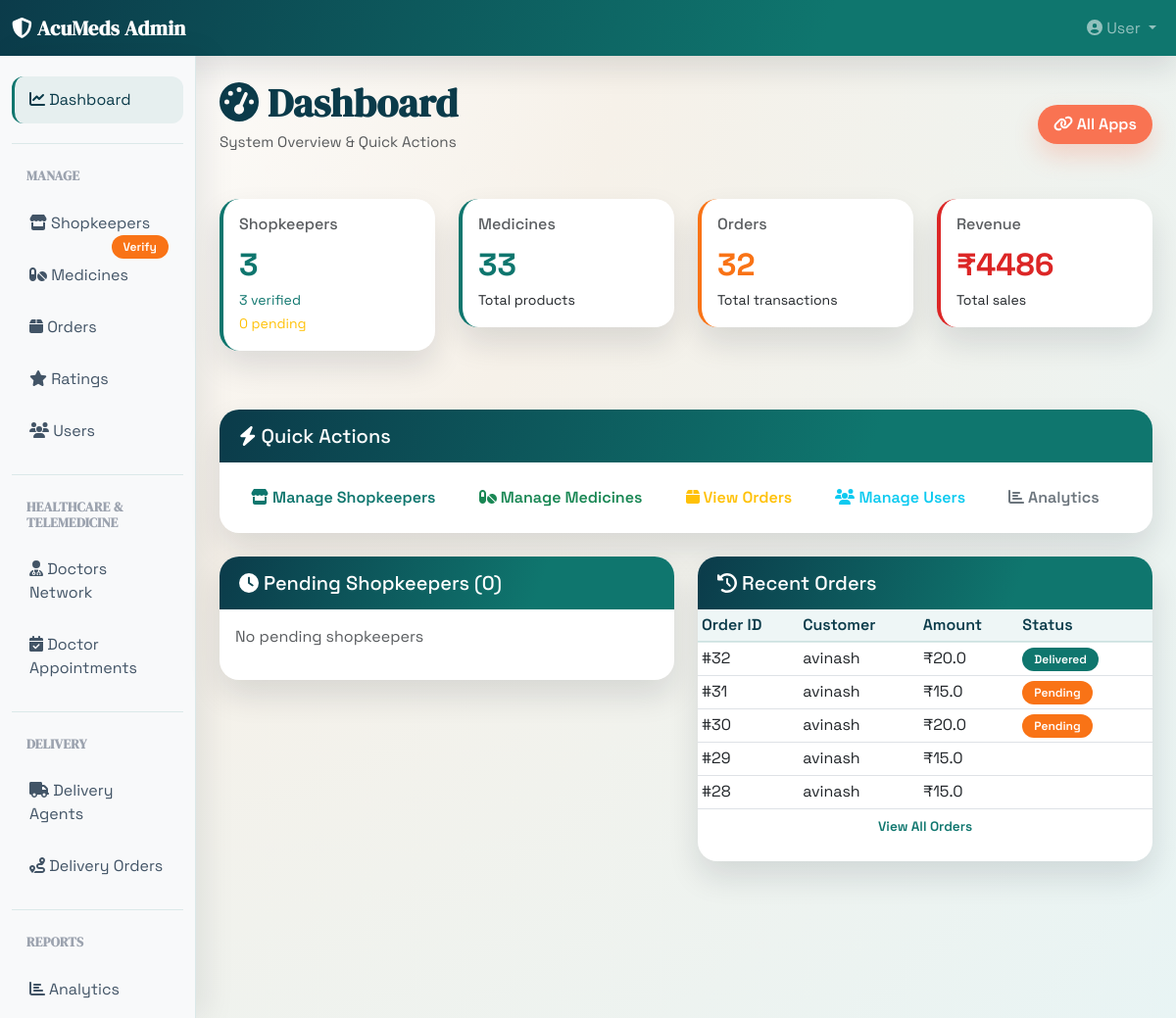
Screenshot of / (signed in) with the database file from the repository.
### app/models.py (models this page shows, shortened)
class Order(db.Model):
    __tablename__ = 'orders'
    id = db.Column(db.Integer, primary_key=True)
    user_id = db.Column(db.Integer, db.ForeignKey('users.id'), nullable=False)
    order_date = db.Column(db.DateTime, default=datetime.utcnow)
    total_amount = db.Column(db.Float, nullable=False)
    status = db.Column(db.String(50), default='Pending')  # Pending, Confirmed, Processing, Ready, Delivered
    estimated_delivery_date = db.Column(db.Date)
    shopkeeper_id = db.Column(db.Integer, db.ForeignKey('shopkeepers.id'), nullable=True)
    assigned_date = db.Column(db.DateTime)
    delivery_date = db.Column(db.DateTime)
    delivery_address = db.Column(db.Text)
    delivery_notes = db.Column(db.Text)
    delivery_proof = db.Column(db.String(255))
    payment_method = db.Column(db.String(80))
    payment_status = db.Column(db.String(50), default='Pending')
    payment_reference = db.Column(db.String(120))
    refund_request_status = db.Column(db.String(50), default='None')
    refund_request_amount = db.Column(db.Float)
    refund_request_reason = db.Column(db.Text)
    refund_requested_at = db.Column(db.DateTime)
    refund_requested_by = db.Column(db.String(120))
    refund_status = db.Column(db.String(50), default='Not Refunded')
    refund_amount = db.Column(db.Float)
    refund_reason = db.Column(db.Text)
    refund_processed_at = db.Column(db.DateTime)
    refund_processed_by = db.Column(db.String(120))
    created_at = db.Column(db.DateTime, default=datetime.utcnow)
    updated_at = db.Column(db.DateTime, default=datetime.utcnow, onupdate=datetime.utcnow)
    order_items = db.relationship('OrderItem', backref='order', lazy=True, cascade='all, delete-orphan')
    shopkeeper = db.relationship('Shopkeeper', backref='assigned_orders')
    delivery = db.relationship('Delivery', backref='order', uselist=False, cascade='all, delete-orphan')

class User(UserMixin, db.Model):
    __tablename__ = 'users'
    id = db.Column(db.Integer, primary_key=True)
    username = db.Column(db.String(80), unique=True, nullable=False)
    email = db.Column(db.String(120), unique=True, nullable=False)
    password_hash = db.Column(db.String(255), nullable=False)
    full_name = db.Column(db.String(120))
    phone = db.Column(db.String(20))
    address = db.Column(db.Text)
    city = db.Column(db.String(80))  # Location/city of user
    age = db.Column(db.Integer)
    gender = db.Column(db.String(20))
    role = db.Column(db.String(20), default='customer')
    created_at = db.Column(db.DateTime, default=datetime.utcnow)
    is_admin = db.Column(db.Boolean, default=False)
    is_active = db.Column(db.Boolean, default=True)
    orders = db.relationship('Order', backref='user', lazy=True, cascade='all, delete-orphan')
    cart_items = db.relationship('CartItem', backref='user', lazy=True, cascade='all, delete-orphan')
    prescriptions = db.relationship('Prescription', backref='user', lazy=True, cascade='all, delete-orphan')
    recommendations = db.relationship('Recommendation', backref='user', lazy=True, cascade='all, delete-orphan')
    shopkeeper = db.relationship('Shopkeeper', backref='user', uselist=False, cascade='all, delete-orphan')
    delivery_agent = db.relationship('DeliveryAgent', backref='user', uselist=False, cascade='all, delete-orphan')
    doctor = db.relationship('Doctor', backref='user', uselist=False, cascade='all, delete-orphan')
    patient_appointments = db.relationship('DoctorAppointment', backref='patient', lazy=True, foreign_keys='DoctorAppointment.patient_id', cascade='all, delete-orphan')
    patient_prescriptions = db.relationship('DoctorPrescription', backref='patient', lazy=True, foreign_keys='DoctorPrescription.patient_id', cascade='all, delete-orphan')
    notifications = db.relationship('Notification', backref='user', lazy=True, cascade='all, delete-orphan')
    ratings = db.relationship('MedicineRating', backref='user', lazy=True, cascade='all, delete-orphan')

### app/routes.py (the view)
@dashboard_bp.route('/')
@admin_required
def index():
    total_shopkeepers = Shopkeeper.query.count()
    verified_shopkeepers = Shopkeeper.query.filter_by(verified=True).count()
    pending_shopkeepers = Shopkeeper.query.filter_by(verified=False).count()
    total_medicines = Medicine.query.count()
    total_orders = Order.query.count()
    total_users = User.query.count()
    total_revenue = db.session.query(db.func.sum(Order.total_amount)).scalar() or 0
    recent_orders = Order.query.order_by(Order.order_date.desc()).limit(10).all()
    pending_shops = Shopkeeper.query.filter_by(verified=False).all()
    return render_template('dashboard/index.html',
                         total_shopkeepers=total_shopkeepers,
                         verified_shopkeepers=verified_shopkeepers,
                         pending_shopkeepers=pending_shopkeepers,
                         total_medicines=total_medicines,
                         total_orders=total_orders,
                         total_users=total_users,
                         total_revenue=total_revenue,
                         recent_orders=recent_orders,
                         pending_shops=pending_shops)

### templates/dashboard/index.html (shortened to what this page needs)
{% extends "base.html" %}
{% block content %}
<div class="page-header mt-4">
    <div class="d-flex justify-content-between align-items-center">
        <div>
            <h1><i class="fas fa-tachometer-alt"></i> Dashboard</h1>
            <p class="text-muted">System Overview & Quick Actions</p>
        </div>
        <button class="btn btn-primary" data-bs-toggle="modal" data-bs-target="#appLinksModal">
            <i class="fas fa-link"></i> All Apps
        </button>
    </div>
</div>
<div class="row mb-4">
    <div class="col-md-3 mb-3">
        <div class="card stat-card">
            <div class="card-body">
                <h6 class="card-title text-muted">Shopkeepers</h6>
                <div class="stat-value">{{ total_shopkeepers }}</div>
                <small class="text-success">{{ verified_shopkeepers }} verified</small>
                <br/>
                <small class="text-warning">{{ pending_shopkeepers }} pending</small>
            </div>
        </div>
    </div>
    <div class="col-md-3 mb-3">
        <div class="card stat-card success">
            <div class="card-body">
                <h6 class="card-title text-muted">Medicines</h6>
                <div class="stat-value">{{ total_medicines }}</div>
                <small>Total products</small>
            </div>
        </div>
    </div>
    <div class="col-md-3 mb-3">
        <div class="card stat-card warning">
            <div class="card-body">
                <h6 class="card-title text-muted">Orders</h6>
                <div class="stat-value">{{ total_orders }}</div>
                <small>Total transactions</small>
            </div>
        </div>
    </div>
    <div class="col-md-3 mb-3">
        <div class="card stat-card danger">
            <div class="card-body">
                <h6 class="card-title text-muted">Revenue</h6>
                <div class="stat-value">₹{{ "%.0f"|format(total_revenue) }}</div>
                <small>Total sales</small>
            </div>
        </div>
    </div>
</div>
<div class="card mb-4">
    <div class="card-header">
        <h5 class="mb-0"><i class="fas fa-bolt"></i> Quick Actions</h5>
    </div>
    <div class="card-body">
        <a href="{{ url_for('dashboard.shopkeepers') }}" class="btn btn-outline-primary me-2">
            <i class="fas fa-store"></i> Manage Shopkeepers
        </a>
        <a href="{{ url_for('dashboard.medicines') }}" class="btn btn-outline-success me-2">
            <i class="fas fa-pills"></i> Manage Medicines
        </a>
        <a href="{{ url_for('dashboard.orders') }}" class="btn btn-outline-warning me-2">
            <i class="fas fa-box"></i> View Orders
        </a>
        <a href="{{ url_for('dashboard.users') }}" class="btn btn-outline-info me-2">
            <i class="fas fa-users"></i> Manage Users
        </a>
        <a href="{{ url_for('dashboard.analytics') }}" class="btn btn-outline-secondary">
            <i class="fas fa-chart-bar"></i> Analytics
        </a>
    </div>
</div>
<div class="row mt-4">
    <div class="col-md-6 mb-4">
        <div class="card">
            <div class="card-header">
                <h5 class="mb-0"><i class="fas fa-clock"></i> Pending Shopkeepers ({{ pending_shopkeepers }})</h5>
            </div>
            <div class="card-body">
                {% if pending_shops %}
                    <div class="list-group list-group-flush">
                        {% for shop in pending_shops[:5] %}
                        <div class="list-group-item d-flex justify-content-between align-items-center">
                            <div>
                                <h6 class="mb-1">{{ shop.shop_name }}</h6>
                                <small class="text-muted">{{ shop.user.email }}</small>
                            </div>
                            <a href="{{ url_for('dashboard.shopkeepers') }}" class="btn btn-sm btn-success">
                                Verify
                            </a>
                        </div>
                        {% endfor %}
                    </div>
                    {% if pending_shops|length > 5 %}
                    <div class="mt-3">
                        <a href="{{ url_for('dashboard.shopkeepers') }}" class="btn btn-sm btn-outline-primary w-100">
                            View All {{ pending_shops|length }}
                        </a>
                    </div>
                    {% endif %}
                {% else %}
                    <p class="text-muted">No pending shopkeepers</p>
                {% endif %}
            </div>
        </div>
    </div>
    <div class="col-md-6 mb-4">
        <div class="card">
            <div class="card-header">
                <h5 class="mb-0"><i class="fas fa-history"></i> Recent Orders</h5>
            </div>
            <div class="table-responsive">
                <table class="table table-sm table-hover mb-0">
                    <thead>
                        <tr>
                            <th>Order ID</th>
                            <th>Customer</th>
                            <th>Amount</th>
                            <th>Status</th>
                        </tr>
                    </thead>
                    <tbody>
                        {% for order in recent_orders[:5] %}
                        <tr>
                            <td>#{{ order.id }}</td>
                            <td>{{ order.user.full_name or order.user.username }}</td>
                            <td>₹{{ order.total_amount }}</td>
                            <td>
                                <span class="badge bg-{% if order.status == 'Pending' %}warning{% elif order.status == 'Delivered' %}success{% elif order.status == 'Cancelled' %}danger{% endif %}">
                                    {{ order.status }}
                                </span>
                            </td>
                        </tr>
                        {% endfor %}
                    </tbody>
                </table>
            </div>
            {% if recent_orders %}
            <div class="card-body pt-0">
                <a href="{{ url_for('dashboard.orders') }}" class="btn btn-sm btn-outline-primary w-100">View All Orders</a>
            </div>
            {% endif %}
        </div>
    </div>
</div>
{% endblock %}

### templates/base.html (shortened to what this page needs)
<!DOCTYPE html>
<html lang="en">
<head>
    <link href="https://cdn.jsdelivr.net/npm/bootstrap@5.3.0/dist/css/bootstrap.min.css" rel="stylesheet">
    <link rel="stylesheet" href="https://cdnjs.cloudflare.com/ajax/libs/font-awesome/6.4.0/css/all.min.css">
    <link rel="stylesheet" href="{{ url_for('static', filename='css/style.css') }}">
</head>
<body>
    <nav class="navbar navbar-expand-lg navbar-dark">
        <div class="container-fluid">
            <a class="navbar-brand" href="{{ url_for('dashboard.index') }}">
                <i class="fas fa-shield-alt"></i> AcuMeds Admin
            </a>
            <div class="collapse navbar-collapse" id="navbarNav">
                <ul class="navbar-nav ms-auto">
                    <li class="nav-item dropdown">
                        <a class="nav-link dropdown-toggle" href="#" id="userDropdown" role="button" data-bs-toggle="dropdown">
                            <i class="fas fa-user-circle"></i> {{ "User" }}
                        </a>
                    </li>
                </ul>
            </div>
        </div>
    </nav>
    <div class="container-fluid">
        <div class="row">
            <nav class="col-md-2 d-md-block sidebar bg-light">
                <div class="position-sticky pt-3">
                    <nav class="nav flex-column">
                        <a class="nav-link {% if request.endpoint == 'dashboard.index' %}active{% endif %}" href="{{ url_for('dashboard.index') }}">
                            <i class="fas fa-chart-line"></i> Dashboard
                        </a>
                        <div class="nav-section">
                            <h6 class="nav-section-title">Manage</h6>
                            <a class="nav-link {% if request.endpoint == 'dashboard.shopkeepers' %}active{% endif %}" href="{{ url_for('dashboard.shopkeepers') }}">
                                <i class="fas fa-store"></i> Shopkeepers
                                <span class="badge bg-warning float-end">Verify</span>
                            </a>
                            <a class="nav-link {% if request.endpoint == 'dashboard.medicines' %}active{% endif %}" href="{{ url_for('dashboard.medicines') }}">
                                <i class="fas fa-pills"></i> Medicines
                            </a>
                            <a class="nav-link {% if request.endpoint == 'dashboard.orders' %}active{% endif %}" href="{{ url_for('dashboard.orders') }}">
                                <i class="fas fa-box"></i> Orders
                            </a>
                            <a class="nav-link {% if request.endpoint == 'dashboard.ratings' %}active{% endif %}" href="{{ url_for('dashboard.ratings') }}">
                                <i class="fas fa-star"></i> Ratings
                            </a>
                            <a class="nav-link {% if request.endpoint == 'dashboard.users' %}active{% endif %}" href="{{ url_for('dashboard.users') }}">
                                <i class="fas fa-users"></i> Users
                            </a>
                        </div>
                        <div class="nav-section">
                            <h6 class="nav-section-title">Healthcare & Telemedicine</h6>
                            <a class="nav-link {% if request.endpoint == 'dashboard.manage_doctors' %}active{% endif %}" href="{{ url_for('dashboard.manage_doctors') }}">
                                <i class="fas fa-user-md"></i> Doctors Network
                            </a>
                            <a class="nav-link {% if request.endpoint == 'dashboard.doctor_appointments_admin' %}active{% endif %}" href="{{ url_for('dashboard.doctor_appointments_admin') }}">
                                <i class="fas fa-calendar-check"></i> Doctor Appointments
                            </a>
                        </div>
                        <div class="nav-section">
                            <h6 class="nav-section-title">Delivery</h6>
                            <a class="nav-link {% if request.endpoint == 'dashboard.delivery_agents' %}active{% endif %}" href="{{ url_for('dashboard.delivery_agents') }}">
                                <i class="fas fa-truck"></i> Delivery Agents
                            </a>
                            <a class="nav-link {% if request.endpoint == 'dashboard.orders' %}active{% endif %}" href="{{ url_for('dashboard.orders') }}">
                                <i class="fas fa-route"></i> Delivery Orders
                            </a>
                        </div>
                        <div class="nav-section">
                            <h6 class="nav-section-title">Reports</h6>
                            <a class="nav-link {% if request.endpoint == 'dashboard.analytics' %}active{% endif %}" href="{{ url_for('dashboard.analytics') }}">
                                <i class="fas fa-chart-bar"></i> Analytics
                            </a>
                        </div>
                    </nav>
                </div>
            </nav>
            <main class="col-md-10 ms-sm-auto px-md-4">
                {% block content %}{% endblock %}
            </main>
        </div>
    </div>
</body>
</html>

### rows the page displays
Order: id "32", user "avinash", total_amount "20.0", status "Delivered"
Order: id "31", user "avinash", total_amount "15.0", status "Pending"
Order: id "30", user "avinash", total_amount "20.0", status "Pending"
Order: id "29", user "avinash", total_amount "15.0"
Order: id "28", user "avinash", total_amount "15.0"

### other values shown
{{ "User" }} "User"
{{ total_shopkeepers }} "3"
{{ verified_shopkeepers }} "3"
{{ pending_shopkeepers }} "0"
{{ total_medicines }} "33"
{{ total_orders }} "32"
{{ "%.0f"|format(total_revenue) }} "4486"
